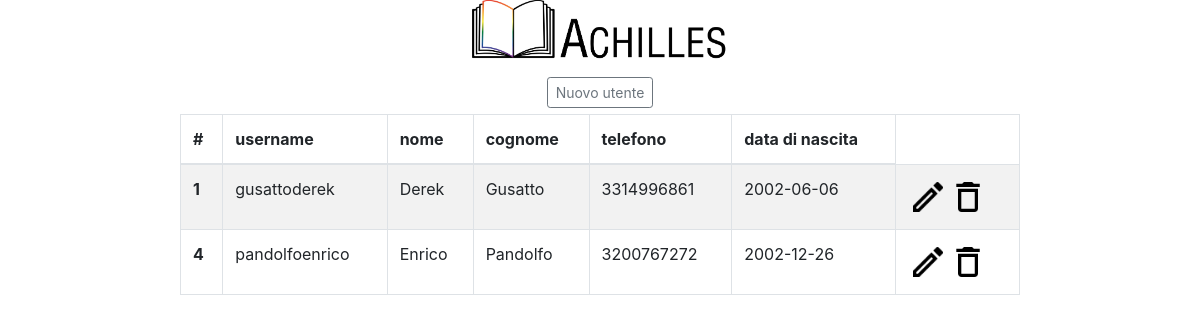
Screenshot of /GusattoDerek_Achilles/utenti.php (signed in) with the database file from the repository.
### tables this page shows
CREATE TABLE `utente` (
  `idUtente` int(11) NOT NULL,
  `username` varchar(40) NOT NULL,
  `password` varchar(40) NOT NULL,
  `email` varchar(100) NOT NULL,
  `nome` varchar(100) NOT NULL,
  `cognome` varchar(100) NOT NULL,
  `dataNascita` date NOT NULL,
  `telefono` varchar(10) NOT NULL,
  `via` varchar(50) NOT NULL,
  `numCivico` varchar(4) NOT NULL,
  `cap` varchar(5) NOT NULL,
  `ruolo` varchar(20) NOT NULL DEFAULT 'user',
  `fkComune` int(11) NOT NULL,
  `fkBiblioteca` int(11) NOT NULL
);

### GusattoDerek_Achilles/utenti.php (the view, shortened to what this page needs)
<!DOCTYPE html>
<html>
<head>
<link rel="stylesheet" href="https://cdn.jsdelivr.net/npm/bootstrap@4.6.0/dist/css/bootstrap.min.css">
<link rel="stylesheet" href="stylesheet.css">
</head>
<body onload="intestazione()">
<center>
<div class="header">
<a href="achilles.php" ><img src="images/logo.png" height="70px"/></a>
</div>
<button type="button" class="btn btn-outline-secondary btn-sm"  onclick="location.href = 'nuovoutente.php'"  style="margin: 5pt">Nuovo utente</button>
<table class="table table-striped table-bordered" style="width:70%">
  <thead>
    <tr>
      <th scope="col">#</th>
      <th scope="col">username</th>
      <th scope="col">nome</th>
      <th scope="col">cognome</th>
      <th scope="col">telefono</th>
      <th scope="col">data di nascita</th>
    </tr>
  </thead>
  <tbody>
  <?php
    $con = new mysqli(DB_SERVER, DB_USERNAME, DB_PASSWORD, DB_NAME);
    $con->set_charset("utf8");
    $sql = " SELECT * FROM utente";
    if(isset($_SESSION['idBiblioteca'])){
        $sql .= " WHERE fkBiblioteca  = '".$_SESSION['idBiblioteca']."'";
    }
    $result = $con->query($sql);
        if ($result) {
            if ($result->num_rows > 0) {
                while($row=$result->fetch_array()){
                    echo "<tr>";
                    echo '<th scope="row">'.$row['idUtente'].'</th>';
                    echo '<td>'.$row['username'].'</td>';
                    echo '<td>'.$row['nome'].'</td>';
                    echo '<td>'.$row['cognome'].'</td>';
                    echo '<td>'.$row['telefono'].'</td>';
                    echo '<td>'.$row['dataNascita'].'</td>';
                    echo '<td>';
                    echo "<a href='modifica_utente.php?idUtente=".$row['idUtente']."'><img src='images/icons/edit.png' height='40'></a>";
                    echo "<a href='eliminautente.php?idUtente=".$row['idUtente']."'><img src='images/icons/delete.png' height='40'></a>";
                    echo '</td>';
                    echo "</tr>";
                }
            } else {
            }
        } else {
            echo "errore: ".$con->error;
        }
    ?>
  </tbody>
</table>
</center>
</body>

### GusattoDerek_Achilles/stylesheet.css (style rules this page uses)
.header { height: 15%; display: block; }
a { text-decoration: none; font-weight: bold; font-family: Verdana, Geneva, Tahoma, sans-serif; color: black; }

### rows the page displays
utente: idUtente "1", username "gusattoderek", nome "Derek", cognome "Gusatto", telefono "3314996861", dataNascita "2002-06-06"
utente: idUtente "4", username "pandolfoenrico", nome "Enrico", cognome "Pandolfo", telefono "3200767272", dataNascita "2002-12-26"
